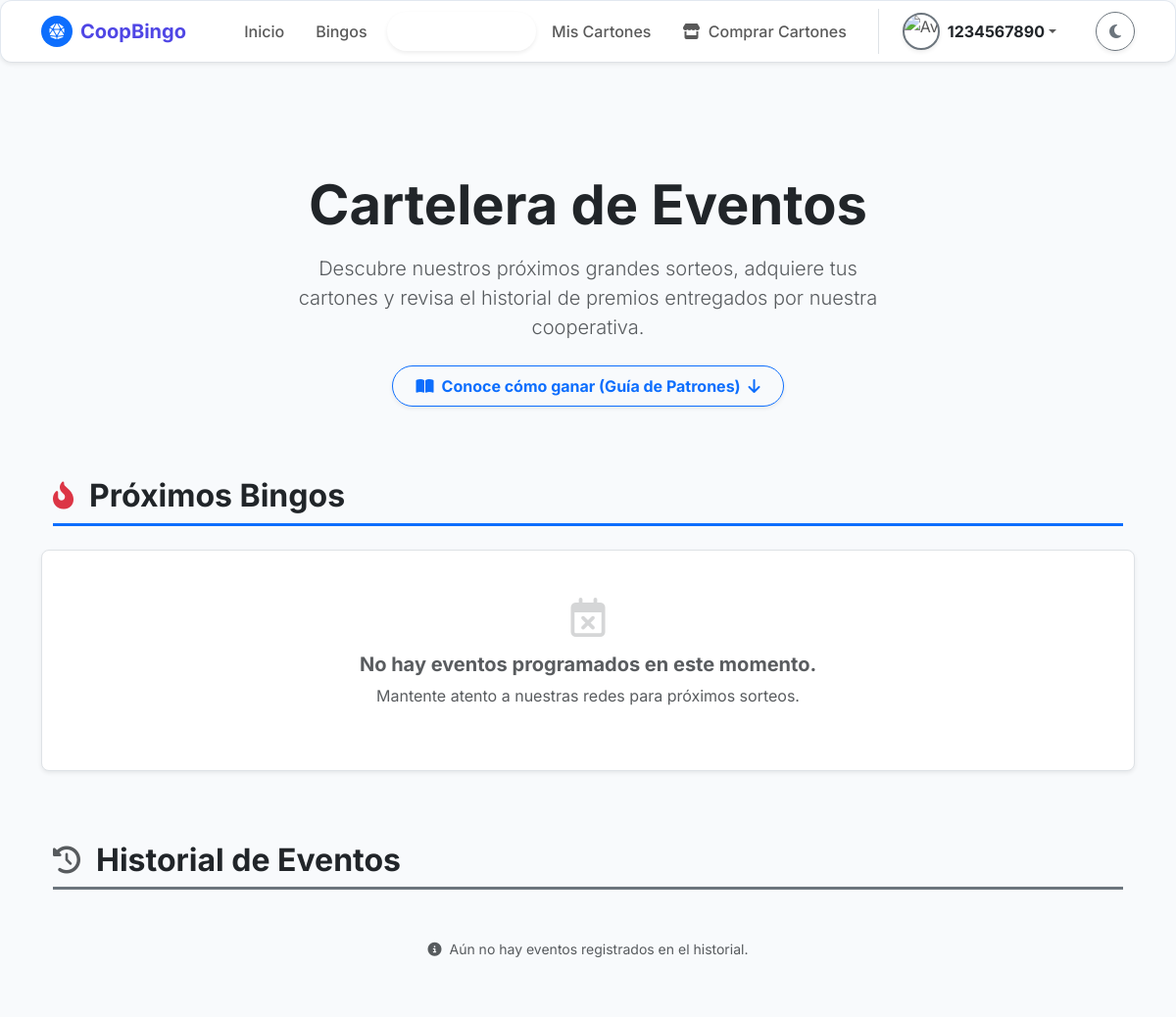
The app's page /bingo/ (signed in, upper part), older data.
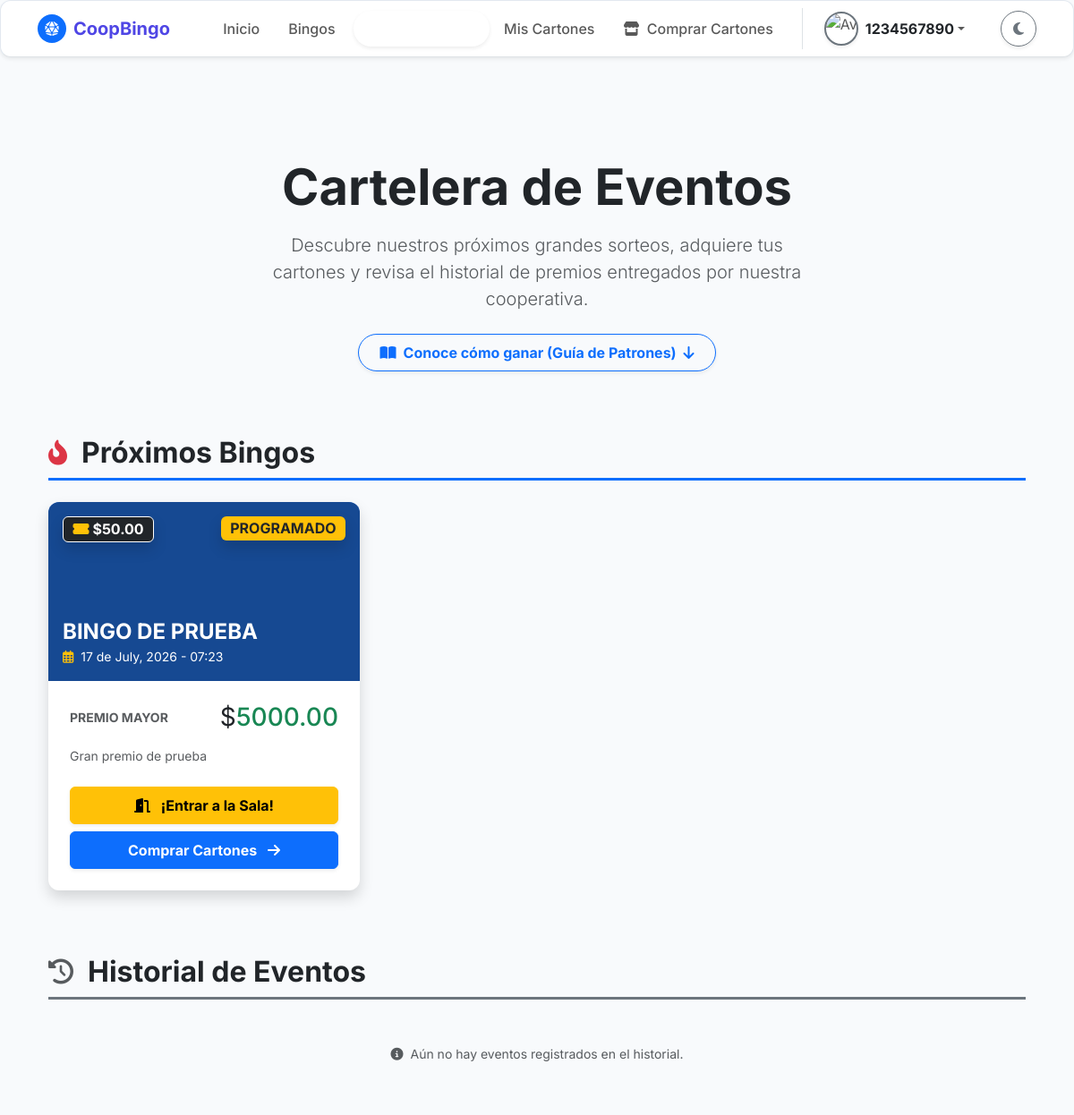
The same page, newer data.
### bingo/models.py (models this page shows, shortened)
class Bingo(models.Model):
    TIPO_BINGO_CHOICES = [
        ('Virtual', 'Virtual'),
        ('Presencial', 'Presencial'),
    ]
    ESTADO_BINGO_CHOICES = [
        ('Programado', 'Programado'),
        ('En Curso', 'En Curso'),
        ('Finalizado', 'Finalizado'),
        ('Cancelado', 'Cancelado'),
    ]
    idbingo = models.AutoField(primary_key=True)
    titulobingo = models.CharField(
        max_length=150,
        verbose_name="Título del Bingo"
    )
    fechaprogramadabingo = models.DateTimeField(
        verbose_name="Fecha y Hora del Evento"
    )
    tipobingo = models.CharField(
        max_length=20,
        choices=TIPO_BINGO_CHOICES,
        verbose_name="Tipo de Bingo"
    )
    lugarbingo = models.CharField(
        max_length=255,
        null=True,
        blank=True,
        verbose_name="Lugar (si es presencial)"
    )
    urlsesionbingo = models.CharField(
        max_length=255,
        null=True,
        blank=True,
        verbose_name="Link de la sesión (si es virtual)"
    )
    preciocarton = models.DecimalField(
        max_digits=10,
        decimal_places=2,
        validators=[MinValueValidator(Decimal('0.01'))],
        verbose_name="Precio del Cartón"
    )
    premiomayor = models.DecimalField(
        max_digits=10,
        decimal_places=2,
        verbose_name="Monto del Premio Mayor"
    )
    descripcionpremiomayor = models.CharField(
        max_length=100,
        verbose_name="¿Qué es el premio mayor?"
    )
    estadobingo = models.CharField(
        max_length=20,
        choices=ESTADO_BINGO_CHOICES,
        default='Programado',
        verbose_name="Estado del Bingo"
    )
    rutaimagenpremiomayor = models.ImageField(
        upload_to='bingo/imagen_premio_mayor/',
        max_length=300,
        null=True,
        blank=True,
        verbose_name="Imagen del Premio"
    )
    urlvideopromocional = models.FileField(
        upload_to='bingo/video_promocional/',
        max_length=300,
        null=True,
        blank=True,
        verbose_name="Video Promocional"
    )
    descripcionpremios = models.TextField(
        max_length=500,
        null=True,
        blank=True,
        verbose_name="Descripción de otros premios"
    )
    idunidadmonetaria = models.ForeignKey(
        'UnidadMonetaria',
        on_delete=models.PROTECT,
        db_column='idunidadmonetaria',
        null=True,
        blank=True,
        verbose_name='Unidad Monetaria'
    )
    class Meta:
        db_table = 'Bingo'
        verbose_name = 'Bingo'
        verbose_name_plural = 'Bingos'

class UnidadMonetaria(models.Model):
    idunidad = models.AutoField(primary_key=True)
    nombre = models.CharField(max_length=50, unique=True)
    simbolo = models.CharField(max_length=10, null=True, blank=True)
    @property
    def nombremoneda(self):
        return self.nombre
    @property
    def simbolomoneda(self):
        return self.simbolo or ''
    @property
    def tipomoneda(self):
        return getattr(self, '_tipomoneda', 'Efectivo')
    @property
    def tasaconversionmoneda(self):
        return getattr(self, '_tasaconversionmoneda', Decimal('1.00'))
    @property
    def estadomoneda(self):
        return getattr(self, '_estadomoneda', True)
    class Meta:
        db_table = 'UnidadMonetaria'
        verbose_name = 'Unidad Monetaria'
        verbose_name_plural = 'Unidades Monetarias'

### bingo/views.py (the view)
# urls.py: path('bingo/', views.bingo_publico, name='bingo'),
def bingo_publico(request):
    bingos_activos = Bingo.objects.filter(
        estadobingo__in=['Programado', 'En Curso']
    ).order_by('fechaprogramadabingo')
    bingos_pasados = Bingo.objects.filter(
        estadobingo__in=['Finalizado', 'Cancelado']
    ).order_by('-fechaprogramadabingo') # Ordenados del más reciente al más antiguo
    ahora = timezone.now()
    for b in bingos_activos:
        if b.fechaprogramadabingo:
            hora_apertura = b.fechaprogramadabingo - timedelta(minutes=30)
            partida_activa = PartidaBingo.objects.filter(
                idbingo=b,
                estadopartida__in=['Programada', 'En Juego']
            ).order_by('idpartidabingo').first()
            if ahora >= hora_apertura and partida_activa:
                b.sala_abierta = True
                b.id_partida_a_entrar = partida_activa.idpartidabingo
            else:
                b.sala_abierta = False
        else:
            b.sala_abierta = False
    mis_asignaciones = []
    if request.user.is_authenticated:
        jugador = Jugador.objects.filter(cedulaidentidadjugador=request.user.username).first()
        if jugador:
            mis_asignaciones = CartonPartidaBingo.objects.filter(
                idjugador=jugador,
                idpartida__idbingo__estadobingo__in=['Programado', 'En Curso']
            ).select_related('idcarton', 'idpartida__idbingo').order_by('-fechacompra')
    contexto = {
        'bingos_activos': bingos_activos,
        'bingos_pasados': bingos_pasados,
        'unidad_monetaria': UnidadMonetaria.objects.first(),
        'mis_asignaciones': mis_asignaciones,
    }
    return render(request, 'comunes/bingo.html', contexto)

### bingo/templates/comunes/bingo.html (shortened to what the changed rows need)
{% extends 'comunes/base.html' %}
{% load static %}
{% block content %}
<div class="container text-center py-5 mt-3 mb-4">
    <h1 class="display-4 fw-bold tracking-tight mb-3 animate__animated animate__fadeInDown text-body">
        Cartelera de Eventos
    </h1>
</div>
<div class="container pb-5">
    <div class="d-flex align-items-center mb-4 border-bottom border-primary border-3 pb-2">
        <h2 class="fw-bold text-body mb-0">Próximos Bingos</h2>
    </div>
    <div class="row g-4 mb-5 pb-4">
        {% for bingo in bingos_activos %}
        <div class="col-md-6 col-lg-4">
            <div class="card-minimalista h-100 shadow border-0 overflow-hidden transform-hover bg-body">
                {% if bingo.rutaimagenpremiomayor %}
                <div class="bg-primary text-center position-relative" style="height: 200px; background: url('{{ bingo.rutaimagenpremiomayor.url }}') center/cover;">
                {% else %}
                <div class="bg-primary text-center position-relative" style="height: 200px;">
                {% endif %}
                    <div class="position-absolute top-0 start-0 w-100 h-100 bg-dark opacity-50"></div>
                    <span class="position-absolute top-0 end-0 m-3 badge {% if bingo.estadobingo == 'En Curso' %}bg-danger animate__animated animate__flash animate__infinite{% else %}bg-warning text-dark{% endif %} fs-6 shadow">
                        {{ bingo.estadobingo|upper }}
                    </span>
                    <span class="position-absolute top-0 start-0 m-3 badge bg-dark border border-white fs-6 shadow">
                        <i class="fas fa-ticket-alt text-warning me-1"></i>{{ bingo.idunidadmonetaria.simbolomoneda }}{{ bingo.preciocarton }}
                    </span>
                    <div class="position-absolute bottom-0 start-0 w-100 p-3 text-start text-white text-shadow-sm z-index-1">
                        <h4 class="fw-bold mb-0 text-truncate" title="{{ bingo.titulobingo }}">{{ bingo.titulobingo }}</h4>
                        <small><i class="far fa-calendar-alt me-1 text-warning"></i> {{ bingo.fechaprogramadabingo|date:"d \d\e F, Y - H:i" }}</small>
                    </div>
                </div>
                <div class="card-body p-4">
                    <div class="d-flex justify-content-between align-items-center mb-3">
                        <span class="text-body-secondary small fw-bold text-uppercase">Premio Mayor</span>
                        <h3 class="text-success fw-black mb-0"><span class="text-body fw-normal">{{ bingo.idunidadmonetaria.simbolomoneda }}</span>{{ bingo.premiomayor }}</h3>
                    </div>
                    <p class="text-body-secondary small mb-4 line-clamp-2">{{ bingo.descripcionpremiomayor }}</p>
                    <div class="d-flex flex-column gap-2">
                        {% if bingo.sala_abierta %}
                            <a href="{% url 'sala_espera' bingo.id_partida_a_entrar %}" class="btn btn-warning w-100 fw-bold py-2 shadow-sm animate__animated animate__pulse animate__infinite" style="animation-duration: 2s;">
                                <i class="fas fa-door-open me-2"></i> ¡Entrar a la Sala!
                            </a>
                        {% endif %}
                        <a href="{% url 'venta_cartones' %}" class="btn btn-primary w-100 fw-bold py-2 shadow-sm">
                            Comprar Cartones <i class="fas fa-arrow-right ms-2"></i>
                        </a>
                    </div>
                </div>
            </div>
        </div>
        {% empty %}
        <div class="col-12 text-center py-5 bg-body rounded-3 shadow-sm border">
            <i class="far fa-calendar-times fs-1 text-body-secondary opacity-25 mb-3"></i>
            <h5 class="fw-bold text-body-secondary">No hay eventos programados en este momento.</h5>
            <p class="text-body-secondary">Mantente atento a nuestras redes para próximos sorteos.</p>
        </div>
        {% endfor %}
    </div>
    <div class="d-flex align-items-center mb-4 border-bottom border-secondary border-3 pb-2 mt-5">
        <h2 class="fw-bold text-body mb-0">Historial de Eventos</h2>
    </div>
</div>
{% endblock %}

Row changes from the older to the newer data that the page shows:
added Bingo: estadobingo "PROGRAMADO", idunidadmonetaria.simbolomoneda "$", preciocarton "50.00", titulobingo "BINGO DE PRUEBA", fechaprogramadabingo "17 de July, 2026 - 07:23", premiomayor "5000.00", descripcionpremiomayor "Gran premio de prueba", shows "¡Entrar a la Sala!"
Text that changed along with them:
text no longer shown: "No hay eventos programados en este momento. Mantente atento a nuestras redes para próximos sorteos."
